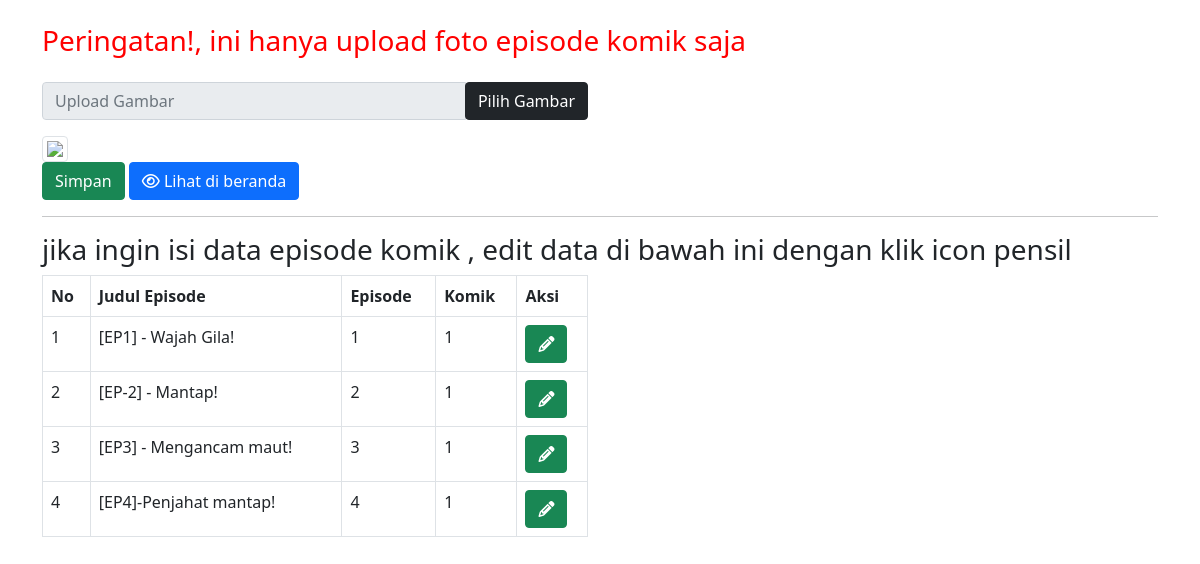
/tambah_episode.php, run on the app's committed database.
### tables this page shows
CREATE TABLE `tb_episode`  (
  `id_episode` int NOT NULL AUTO_INCREMENT,
  `judul_episode` text NULL,
  `gambar` text NULL,
  `episode` text NULL,
  `id_komik` int NULL DEFAULT NULL,
  PRIMARY KEY (`id_episode`) USING BTREE
);

### tambah_episode.php (the view, shortened to what this page needs)
<!DOCTYPE html>
<html lang="en">
<head>
    <link rel="stylesheet" href="asset/css/bootstrap.min.css">
</head>
<body>
    <br>
    <div class="container">
        <h3 style="color:red;">Peringatan!, ini hanya upload foto episode komik saja</h3>
        <form action="simpan_ep.php" method="post" enctype="multipart/form-data">
            <div class="row">
                <div class="col-sm-6">
                    <div class="form-group">
                            <div class="input-group my-3">
                                <input type="text" class="form-control" disabled placeholder="Upload Gambar" id="file">
                                <div class="input-group-append">
                                        <button type="button" id="pilih_gambar" class="browse btn btn-dark">Pilih Gambar</button>
                                </div>
                            </div>
                        <img src="gambar/80x80.png" id="preview" class="img-thumbnail">
                    </div>
                </div>
            </div>
                <button type="submit" name="btn_simpan_ep" class="btn btn-success">Simpan</button>
                <a href="index.php" class="btn btn-primary"><i class="fa fa-eye"></i> Lihat di beranda</a>
        </form>
        <hr>
        <h3>jika ingin isi data episode komik , edit data di bawah ini dengan klik icon pensil</h3>
        <div class="row">
            <div class="col-sm-6">
                <div class="table-responsive">
                    <table class="table table-bordered" width='20%'cellspacing="0">
                        <thead>
                            <tr>
                                <th>No</th>
                                <th>Judul Episode</th>
                                <th>Episode</th>
                                <th>Komik</th>
                                <th>Aksi</th>
                            </tr>
                        </thead>
                        <tbody>
                        <?php
                            include 'database.php';
                            $sql="select * from tb_episode";
                            $hasil=mysqli_query($kon,$sql);
                            $no=0;
                            while ($data = mysqli_fetch_array($hasil)):
                            $no++;
                        ?>
                        <tr>
                            <td><?php echo $no; ?></td>
                            <td><?php echo $data['judul_episode'];?></td>
                            <td><?php echo $data['episode'];?></td>
                            <td><?php echo $data['id_komik'];?></td>
                            <td><a href="edit_episode.php?id=<?php echo $data['id_episode'] ?>" class="btn btn-success"><i class="fa fa-pencil"></i></td>
                        </tr>
                        <?php endwhile; ?>
                        </tbody>
                    </table>
                </div>
            </div>
        </div>
    </div>
</body>
</html>

### data on the page
tb_episode: judul_episode "[EP1] - Wajah Gila!", episode "1", id_komik "1"
tb_episode: judul_episode "[EP-2] - Mantap!", episode "2", id_komik "1"
tb_episode: judul_episode "[EP3] - Mengancam maut!", episode "3", id_komik "1"
tb_episode: judul_episode "[EP4]-Penjahat mantap!", episode "4", id_komik "1"
